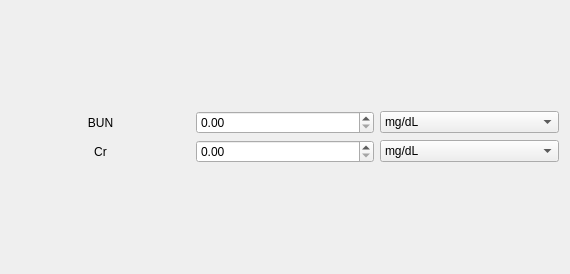
              <widget class="QWidget" name="scrollAreaWidgetContents_2">
               <property name="geometry">
                <rect>
                 <x>0</x>
                 <y>0</y>
                 <width>570</width>
                 <height>274</height>
                </rect>
               </property>
               <layout class="QVBoxLayout" name="verticalLayout_8">
                <item>
                 <layout class="QGridLayout" name="gridLayout_2">
                  <property name="sizeConstraint">
                   <enum>QLayout::SetFixedSize</enum>
                  </property>
                  <item row="0" column="1">
                   <widget class="QDoubleSpinBox" name="bunAmountSpinBox">
                    <property name="focusPolicy">
                     <enum>Qt::StrongFocus</enum>
                    </property>
                    <property name="toolTip">
                     <string>Set amount for BUN. Don't forget about choosing unit</string>
                    </property>
                   </widget>
                  </item>
                  <item row="0" column="0">
                   <widget class="QLabel" name="bunLabel">
                    <property name="toolTip">
                     <string>Blood Urea Nitrogen</string>
                    </property>
                    <property name="text">
                     <string>BUN</string>
                    </property>
                    <property name="alignment">
                     <set>Qt::AlignCenter</set>
                    </property>
                    <property name="buddy">
                     <cstring>bunAmountSpinBox</cstring>
                    </property>
                   </widget>
                  </item>
                  <item row="1" column="0">
                   <widget class="QLabel" name="crLabel">
                    <property name="toolTip">
                     <string>Cr / CREAT - Creatinine</string>
                    </property>
                    <property name="text">
                     <string>Cr</string>
                    </property>
                    <property name="alignment">
                     <set>Qt::AlignCenter</set>
                    </property>
                    <property name="buddy">
                     <cstring>crAmountSpinBox</cstring>
                    </property>
                   </widget>
                  </item>
                  <item row="1" column="2">
                   <widget class="QComboBox" name="crUnitComboBox">
                    <property name="focusPolicy">
                     <enum>Qt::StrongFocus</enum>
                    </property>
                    <property name="toolTip">
                     <string>Choose unit for Cr</string>
                    </property>
                    <item>
                     <property name="text">
                      <string>mg/dL</string>
                     </property>
                    </item>
                    <item>
                     <property name="text">
                      <string>mg/24hr</string>
                     </property>
                    </item>
                    <item>
                     <property name="text">
                      <string>µmol/L</string>
                     </property>
                    </item>
                   </widget>
                  </item>
                  <item row="0" column="2">
                   <widget class="QComboBox" name="bunUnitComboBox">
                    <property name="focusPolicy">
                     <enum>Qt::StrongFocus</enum>
                    </property>
                    <property name="toolTip">
                     <string>Choose unit for BUN</string>
                    </property>
                    <item>
                     <property name="text">
                      <string>mg/dL</string>
                     </property>
                    </item>
                    <item>
                     <property name="text">
                      <string>mmol/L</string>
                     </property>
                    </item>
                   </widget>
                  </item>
                  <item row="1" column="1">
                   <widget class="QDoubleSpinBox" name="crAmountSpinBox">
                    <property name="focusPolicy">
                     <enum>Qt::StrongFocus</enum>
                    </property>
                    <property name="toolTip">
                     <string>Set amount for Cr. Don't forget about choosing unit</string>
                    </property>
                   </widget>
                  </item>
                 </layout>
                </item>
               </layout>
              </widget>
